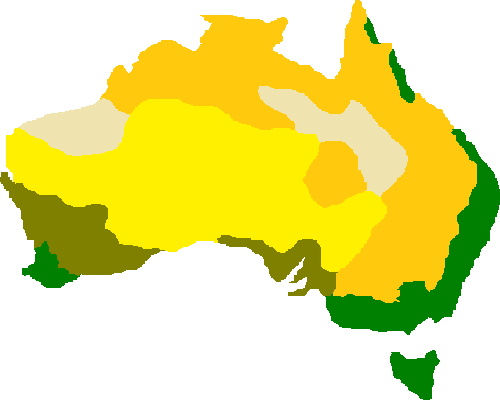
#> input picture datasets/raw/corrected_vegetation_australia2.png, 500 x 400 px
$ jupyter execute vegetation-preprocessing.ipynb
#> lines starting #> are read from the running program, lines starting #| are printed output that depends on the picture; after the words box and inside, x2 and y2 are one past the last pixel; in counts of white or black regions, pixels touching at a corner belong together
[cell 1]
import pandas as pd
import numpy as np
import matplotlib.pyplot as plt
from matplotlib.pyplot import figure
import cv2

[cell 2]
"""
0: Ocean
1: Forest
2: Scrubland
3: Woodland
4: Grassland
5: Desert
"""
x_scale = 1100
y_scale = 900

im = cv2.imread("../../datasets/raw/corrected_vegetation_australia2.png", 0)
#> im: shape (400, 500); min 101, max 255, mean 225.5
im = np.flip(im, 0)

# add extra ocean buffer
im = np.concatenate((np.zeros((30, 500)), im, np.zeros((15, 500))), 0)
#> im: shape (445, 500) float64
im = cv2.resize(im, (500, 500), interpolation=cv2.INTER_NEAREST)
#> im: shape (500, 500) float64

im = np.concatenate((np.zeros((500, 20)), im, np.zeros((500, 20))), 1)
#> im: shape (500, 540) float64
im = cv2.resize(im, (x_scale, y_scale), interpolation=cv2.INTER_NEAREST)
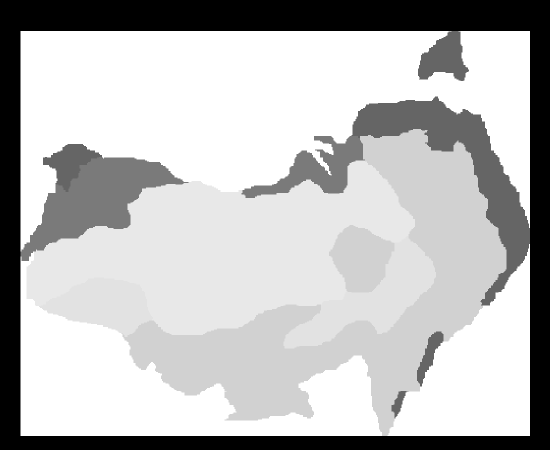
#> im: shape (900, 1100) float64 (shown at 1/2 size); min 0, max 255, mean 188

# Assign colors to labels
im = np.where(im != 255, im, 0)
im = np.where(im != 101, im, 1)
im = np.where(im != 122, im, 2)
im = np.where(im != 209, im, 3)
im = np.where(im != 226, im, 4)
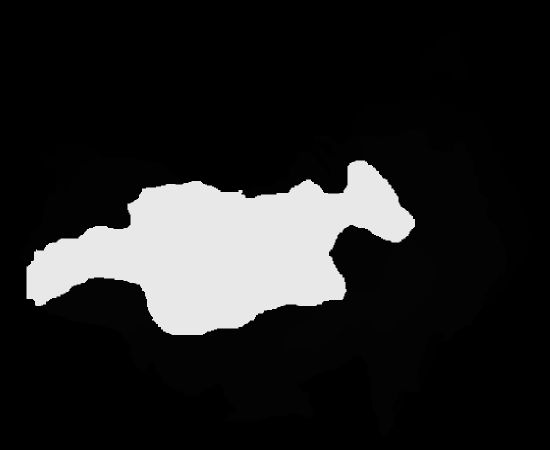
#> im: shape (900, 1100) float64 (shown at 1/2 size); min 0, max 232, mean 34.3
im = np.where(im != 232, im, 5)
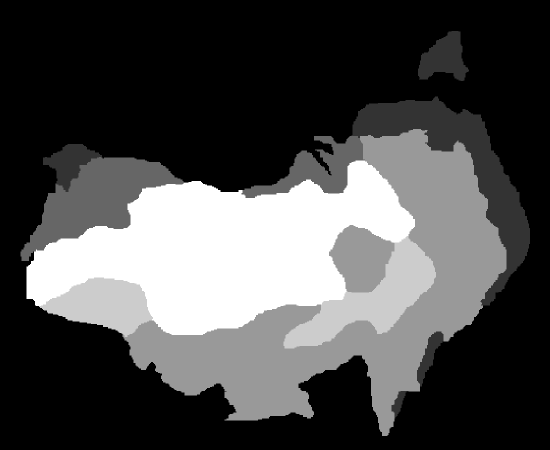
#> im: shape (900, 1100) float64 (shown at 1/2 size); min 0, max 5, mean 1.48; drawn with min black and max white

assert len(np.unique(im)) == 6

figure(num=None, figsize=(18.88, 16))
plt.imshow(im, cmap='hot', interpolation='nearest', origin='lower')
np.save('australia-vegetation-heatmap', im)
plt.show()

[cell 3]
x_scale = 1100
y_scale = 900

im = cv2.imread("../../datasets/raw/map-australia.png", 0)
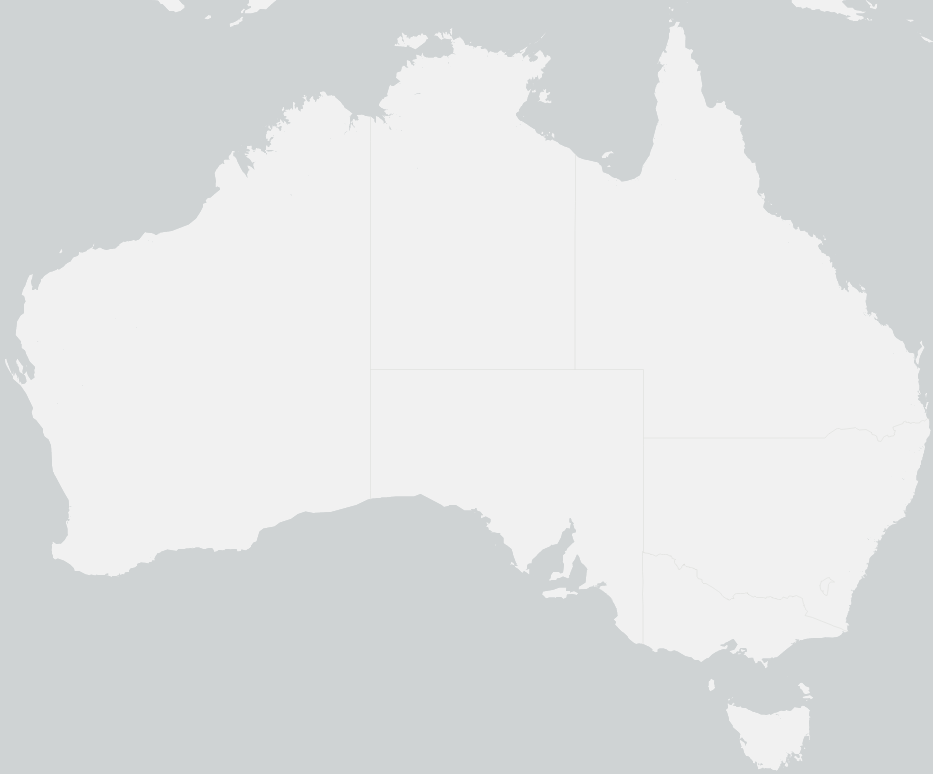
#> input picture datasets/raw/map-australia.png, 933 x 774 px
#> im: shape (774, 933); min 208, max 241, mean 224.9
im = np.flip(im, 0)
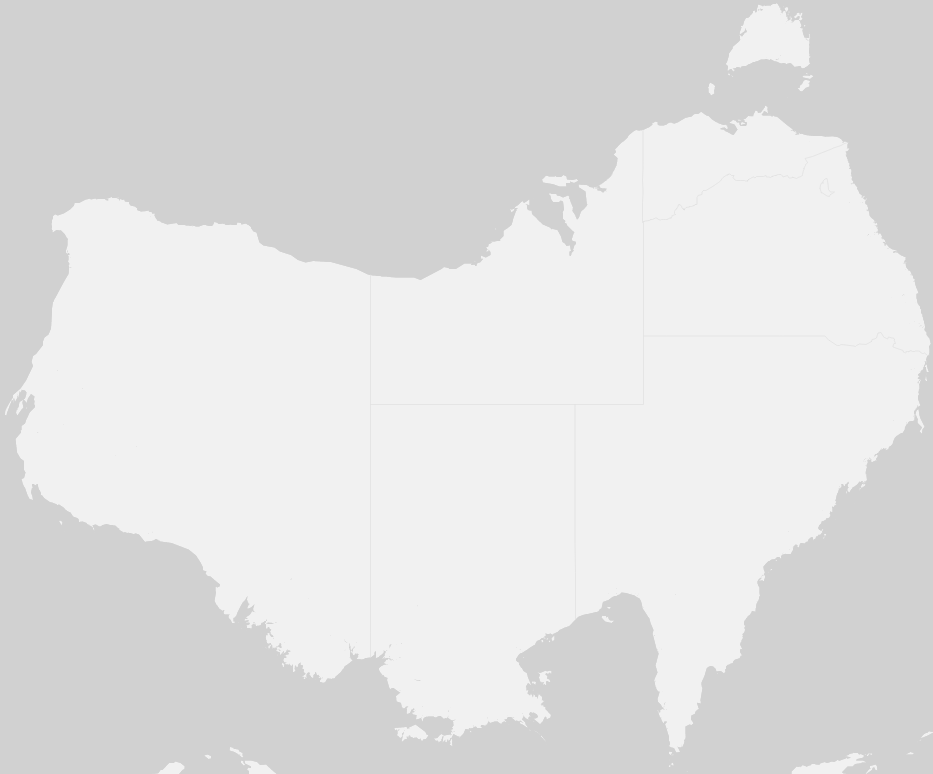
#> im: shape (774, 933); min 208, max 241, mean 224.9

shape = np.shape(im)
#> shape = (774, 933)
print(shape)
#| (774, 933)


# Assign colors to labels
print(np.unique(im))
#| [208 209 210 211 212 213 214 215 216 217 218 219 220 221 222 223 224 225
#|  226 227 228 229 230 231 232 233 234 235 236 237 238 239 240 241]
im = cv2.inRange(im, 208, 220)
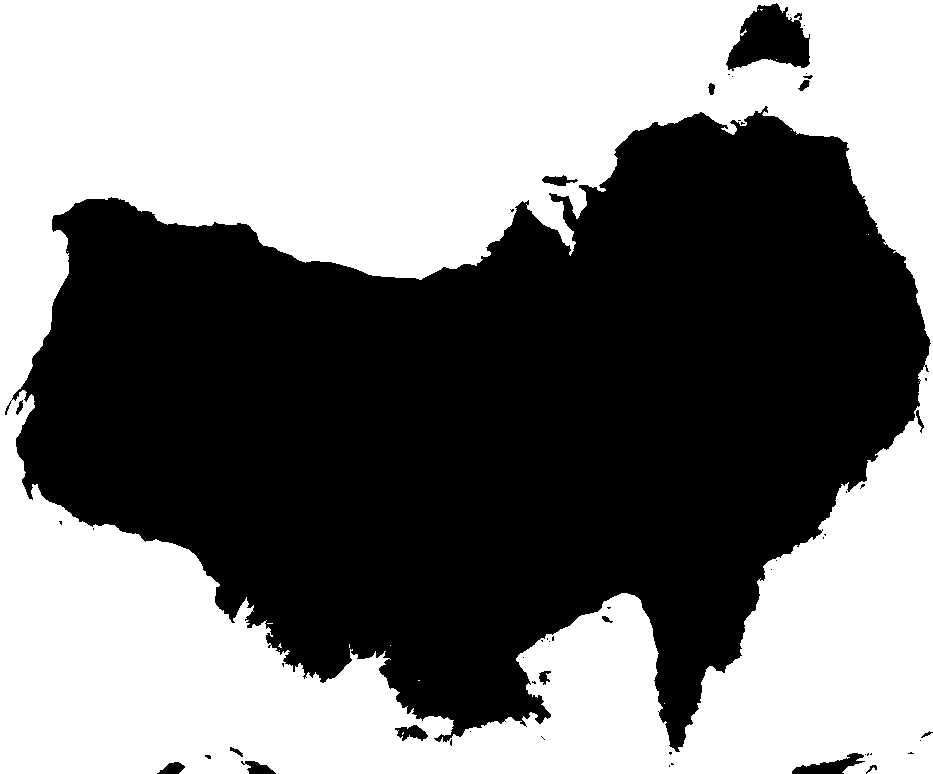
#> im: shape (774, 933); 50.1% white; 54 black regions (37 under 20 px), largest, box (x1, y1, x2, y2) and area: (5, 106, 931, 752) 354674, (726, 3, 810, 71) 3591, (792, 753, 865, 774) 704

im = im - 255
# im = im * (1/255)
im = im.astype(int)

# add extra ocean buffer
# bottom top
im = np.concatenate((np.zeros((85, shape[1])), im, np.zeros((9, shape[1]))), 0)
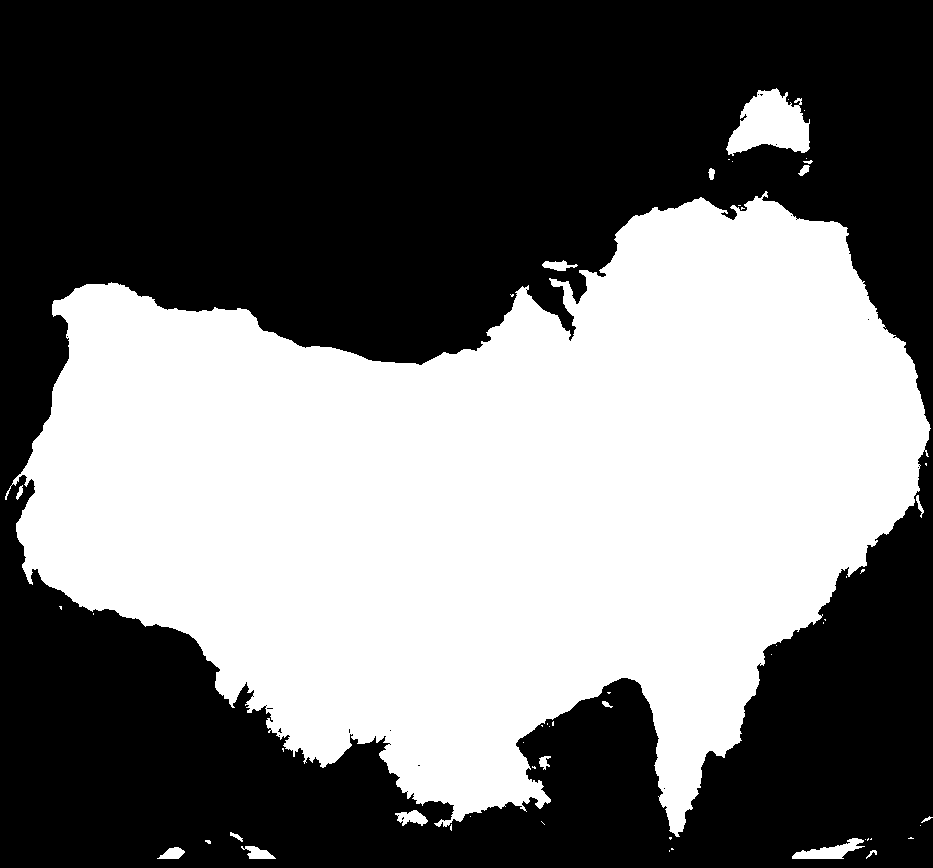
#> im: shape (868, 933) float64; values 0 (black) and 1 (white), 44.5% white; 54 white regions (37 under 20 px), largest, box (x1, y1, x2, y2) and area: (5, 191, 931, 837) 354674, (726, 88, 810, 156) 3591, (792, 838, 865, 859) 704
im = cv2.resize(im, (2000, 2000), interpolation=cv2.INTER_NEAREST)
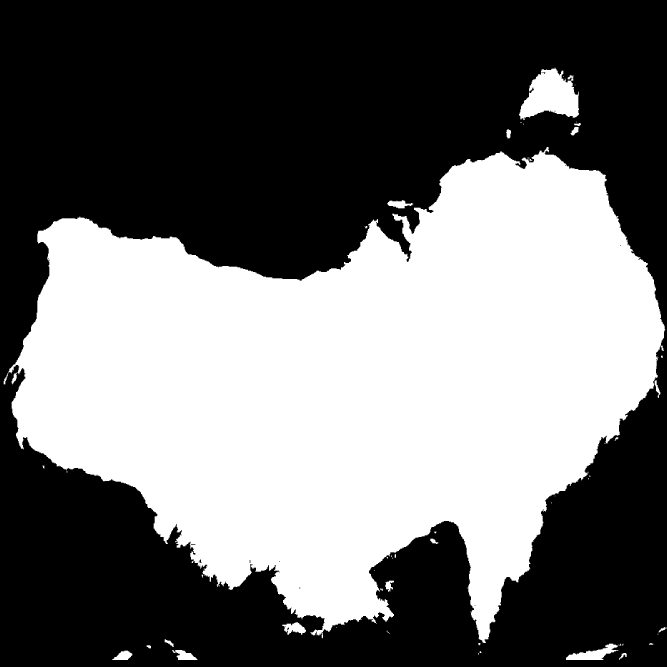
#> im: shape (2000, 2000) float64 (shown at 1/3 size); values 0 (black) and 1 (white), 44.5% white; 54 white regions (22 under 20 px), largest, box (x1, y1, x2, y2) and area: (11, 441, 1996, 1929) 1751716, (1557, 203, 1737, 360) 17770, (1698, 1931, 1855, 1980) 3501

# left right
im = np.concatenate((np.zeros((2000, 55)), im, np.zeros((2000, 85))), 1)
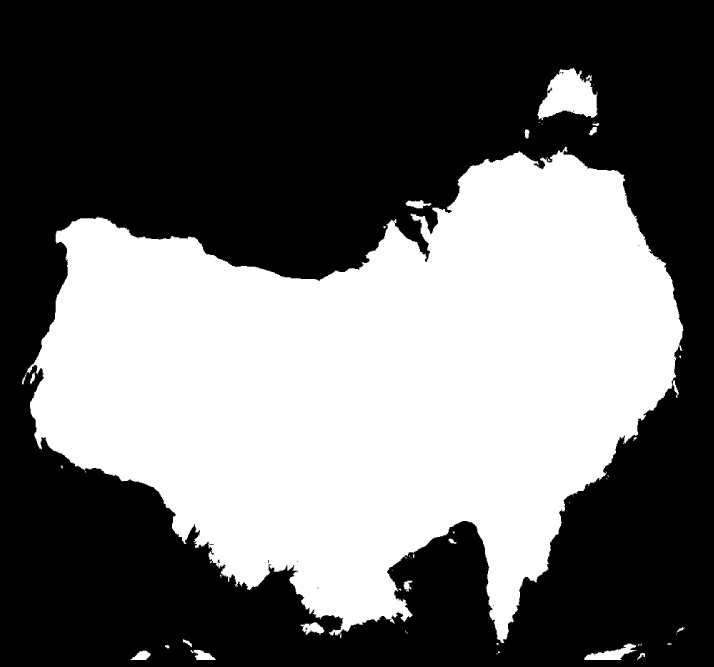
#> im: shape (2000, 2140) float64 (shown at 1/3 size); values 0 (black) and 1 (white), 41.6% white; 54 white regions (22 under 20 px), largest, box (x1, y1, x2, y2) and area: (66, 441, 2051, 1929) 1751716, (1612, 203, 1792, 360) 17770, (1753, 1931, 1910, 1980) 3501
im = cv2.resize(im, (x_scale, y_scale), interpolation=cv2.INTER_NEAREST)
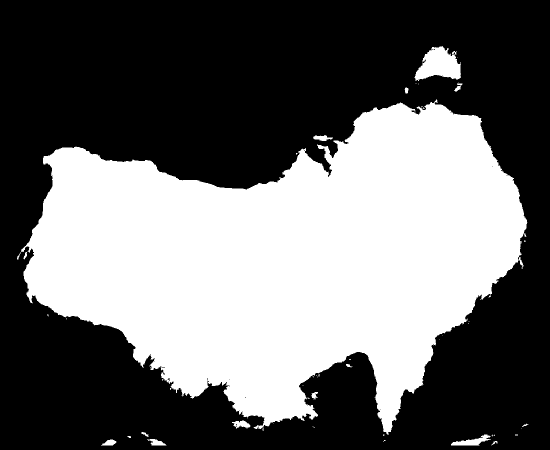
#> im: shape (900, 1100) float64 (shown at 1/2 size); values 0 (black) and 1 (white), 41.6% white; 53 white regions (34 under 20 px), largest, box (x1, y1, x2, y2) and area: (42, 199, 1055, 869) 405207, (829, 92, 922, 162) 4103, (902, 869, 982, 891) 782

print(np.unique(im))
#| [0. 1.]

figure(num=None, figsize=(18.88, 16))
plt.imshow(im, cmap='hot', interpolation='nearest', origin='lower')
np.save('australia-vegetation-heatmap', im)
plt.show()
# print(np.shape(im))
